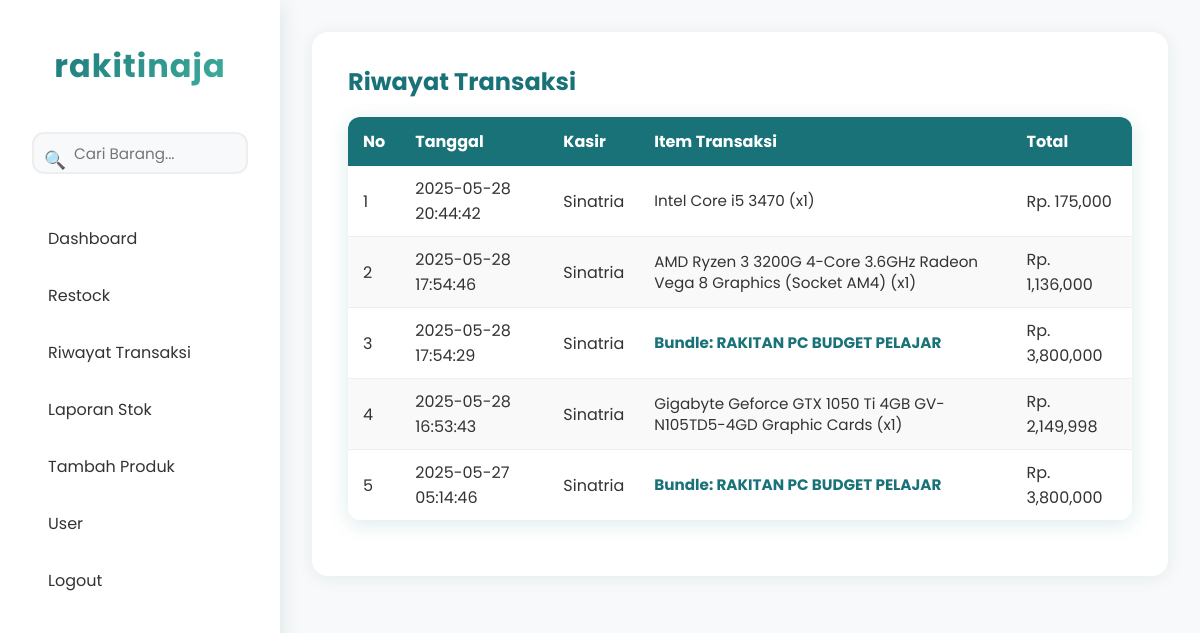
Screenshot of /RakitinAja/pages/riwayat.php (signed in) with the database file from the repository.
### tables this page shows
CREATE TABLE `transaksi` (
  `id` int(11) NOT NULL,
  `no_transaksi` varchar(20) NOT NULL,
  `tanggal` datetime NOT NULL DEFAULT current_timestamp(),
  `total` decimal(10,2) NOT NULL,
  `bundle_id` int(11) DEFAULT NULL,
  `user_id` int(11) NOT NULL,
  `nama_kasir` varchar(100) NOT NULL
);

CREATE TABLE `bundle` (
  `id` int(11) NOT NULL,
  `nama` varchar(255) NOT NULL,
  `deskripsi` text DEFAULT NULL,
  `harga` decimal(10,2) NOT NULL,
  `gambar` varchar(255) DEFAULT NULL,
  `created_at` timestamp NOT NULL DEFAULT current_timestamp()
);

### RakitinAja/pages/riwayat.php (the view, shortened to what this page needs)
<?php
include '../config/db.php';
$q = mysqli_query($koneksi, "SELECT t.*, u.username, b.nama as nama_bundle FROM transaksi t JOIN users u ON t.user_id=u.id LEFT JOIN bundle b ON t.bundle_id = b.id ORDER BY t.tanggal DESC");
?>
<!DOCTYPE html>
<html>
<head>
    <link rel="stylesheet" href="../assets/css/style.css">
</head>
<body>
<?php include 'sidebar.php'; ?>
<div class="content">
    <div class="riwayat-card">
    <h2>Riwayat Transaksi</h2>
    <table border="0" cellpadding="0" cellspacing="0">
        <thead>
            <tr><th>No</th><th>Tanggal</th><th>Kasir</th><th>Item Transaksi</th><th>Total</th></tr>
        </thead>
        <tbody>
        <?php $no=1; while($d = mysqli_fetch_assoc($q)): ?>
        <tr>
            <td><?= $no++ ?></td>
            <td><?= $d['tanggal'] ?></td>
            <td><?= htmlspecialchars($d['nama_kasir']) ?></td>
            <td class="produk-list">
                <?php if ($d['bundle_id']):?>
                    <span class="bundle-info">Bundle: <?= htmlspecialchars($d['nama_bundle']) ?></span>
                <?php else:?>
                <?php
                    $qprod = mysqli_query($koneksi, "SELECT p.nama, dt.jumlah FROM detail_transaksi dt JOIN produk p ON dt.produk_id=p.id WHERE dt.transaksi_id='{$d['id']}'");
                $produkArr = [];
                while($p = mysqli_fetch_assoc($qprod)) {
                        $produkArr[] = htmlspecialchars($p['nama'])." (x".$p['jumlah'].")";
                }
                echo implode(', ', $produkArr);
                ?>
                <?php endif; ?>
            </td>
            <td>Rp. <?= number_format($d['total']) ?></td>
        </tr>
        <?php endwhile; ?>
        </tbody>
    </table>
    </div>
</div>
</body>
</html>

### RakitinAja/assets/css/style.css (style rules this page uses)
:root { --primary: #197278; --primary-dark: #1251a3; --secondary: #43b5a0; --accent: #ff9f1c; --text: #333; --text-light: #666; --bg: #f8f9fa; --white: #fff; --shadow: 0 4px 20px rgba(25,114,120,0.15); --transition: all 0.3s ease; --gradient: linear-gradient(135deg, var(--primary) 0%, var(--secondary) 100%); }
* { margin: 0; padding: 0; box-sizing: border-box; font-family: 'Poppins', sans-serif; }
body { background: var(--bg); color: var(--text); min-height: 100vh; display: flex; overflow-x: hidden; }
.content { flex: 1; margin-left: 280px; padding: 32px; animation: fadeIn 0.5s ease; max-width: 1400px; margin: 0 auto 0 280px; min-height: 100vh; }
table { width: 100%; border-collapse: separate; border-spacing: 0; margin: 24px 0; animation: slideUp 0.5s ease; border-radius: 12px; overflow: hidden; box-shadow: var(--shadow); }
th { background: var(--gradient); color: var(--white); padding: 16px; text-align: left; font-weight: 600; }
td { padding: 16px; border-bottom: 1px solid #eee; transition: var(--transition); }

### RakitinAja/pages/riwayat.php (style rules this page uses)
.riwayat-card { background:#fff;padding:32px 36px;border-radius:16px;box-shadow:0 2px 16px rgba(25,114,120,0.10);max-width:1100px;margin-bottom:24px; }
.riwayat-card h2 { margin-top:0;margin-bottom:18px;color:#197278; }
.riwayat-card table { width:100%;margin-top:10px;border-collapse: separate; border-spacing: 0; }
.riwayat-card th { background:#197278;color:#fff;font-weight:bold;text-align:left;padding:12px 15px; }
.riwayat-card td { padding:10px 15px;text-align:left;border-bottom:1px solid #eee; }
.riwayat-card th:first-child { border-top-left-radius: 10px; }
.riwayat-card th:last-child { border-top-right-radius: 10px; }
.riwayat-card tr:last-child td { border-bottom: none; }
.riwayat-card tr:nth-child(even) { background:#f9f9f9; }
.produk-list { font-size:0.95em;color:#333;line-height:1.4; }
.bundle-info { font-weight: bold; color: var(--primary); }

### rows the page displays
transaksi: tanggal "2025-05-28 20:44:42", nama_kasir "Sinatria", produkArr "Intel Core i5 3470 (x1)", total "175,000"
transaksi: tanggal "2025-05-28 17:54:46", nama_kasir "Sinatria", produkArr "AMD Ryzen 3 3200G 4-Core 3.6GHz Radeon Vega 8 Graphics (Socket AM4) (x1)", total "1,136,000"
transaksi: tanggal "2025-05-28 17:54:29", nama_kasir "Sinatria", bundle.nama "RAKITAN PC BUDGET PELAJAR", total "3,800,000"
transaksi: tanggal "2025-05-28 16:53:43", nama_kasir "Sinatria", produkArr "Gigabyte Geforce GTX 1050 Ti 4GB GV-N105TD5-4GD Graphic Cards (x1)", total "2,149,998"
transaksi: tanggal "2025-05-27 05:14:46", nama_kasir "Sinatria", bundle.nama "RAKITAN PC BUDGET PELAJAR", total "3,800,000"
